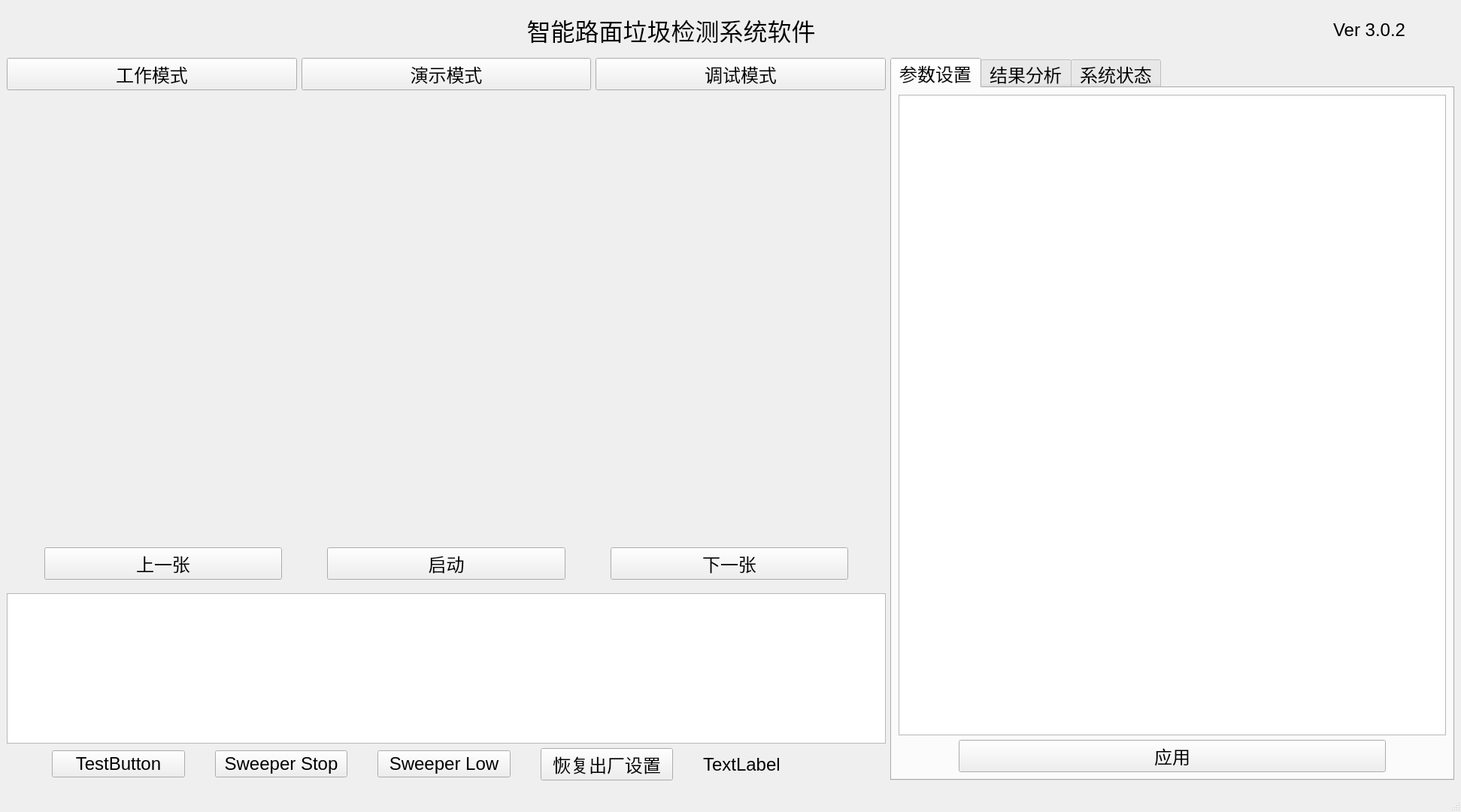
<?xml version="1.0" encoding="UTF-8"?>
<ui version="4.0">
 <class>MainWindow</class>
 <widget class="QMainWindow" name="MainWindow">
  <property name="geometry">
   <rect>
    <x>0</x>
    <y>0</y>
    <width>1943</width>
    <height>1080</height>
   </rect>
  </property>
  <property name="font">
   <font>
    <pointsize>18</pointsize>
   </font>
  </property>
  <property name="windowTitle">
   <string>MainWindow</string>
  </property>
  <property name="layoutDirection">
   <enum>Qt::LeftToRight</enum>
  </property>
  <widget class="QWidget" name="centralwidget">
   <layout class="QGridLayout" name="gridLayout">
    <item row="9" column="0">
     <widget class="QLabel" name="pictureLabel">
      <property name="sizePolicy">
       <sizepolicy hsizetype="Expanding" vsizetype="Expanding">
        <horstretch>0</horstretch>
        <verstretch>0</verstretch>
       </sizepolicy>
      </property>
      <property name="text">
       <string/>
      </property>
     </widget>
    </item>
    <item row="8" column="2" rowspan="7">
     <widget class="QTabWidget" name="tabWidget">
      <property name="minimumSize">
       <size>
        <width>600</width>
        <height>0</height>
       </size>
      </property>
      <property name="maximumSize">
       <size>
        <width>750</width>
        <height>16777215</height>
       </size>
      </property>
      <property name="currentIndex">
       <number>0</number>
      </property>
      <widget class="QWidget" name="parameterTab">
       <attribute name="title">
        <string>参数设置</string>
       </attribute>
       <layout class="QVBoxLayout" name="verticalLayout">
        <item>
         <widget class="QTreeView" name="parameterView"/>
        </item>
        <item>
         <layout class="QHBoxLayout" name="saveLayout">
          <property name="spacing">
           <number>80</number>
          </property>
          <property name="leftMargin">
           <number>80</number>
          </property>
          <property name="rightMargin">
           <number>80</number>
          </property>
          <item>
           <widget class="QPushButton" name="applyButton">
            <property name="text">
             <string>应用</string>
            </property>
           </widget>
          </item>
         </layout>
        </item>
       </layout>
      </widget>
      <widget class="QWidget" name="analysisTab">
       <attribute name="title">
        <string>结果分析</string>
       </attribute>
       <layout class="QVBoxLayout" name="verticalLayout_2">
        <item>
         <widget class="QTableWidget" name="analysisWidget">
          <property name="font">
           <font>
            <pointsize>20</pointsize>
           </font>
          </property>
          <row>
           <property name="text">
            <string>泥土</string>
           </property>
          </row>
          <row>
           <property name="text">
            <string>菜叶</string>
           </property>
          </row>
          <row>
           <property name="text">
            <string>树叶</string>
           </property>
          </row>
          <row>
           <property name="text">
            <string>织物</string>
           </property>
          </row>
          <row>
           <property name="text">
            <string>石头</string>
           </property>
          </row>
          <row>
           <property name="text">
            <string>果皮</string>
           </property>
          </row>
          <row>
           <property name="text">
            <string>塑料</string>
           </property>
          </row>
          <row>
           <property name="text">
            <string>泥渍</string>
           </property>
          </row>
          <row>
           <property name="text">
            <string>木头</string>
           </property>
          </row>
          <row>
           <property name="text">
            <string>其他</string>
           </property>
          </row>
          <row>
           <property name="text">
            <string>总计</string>
           </property>
          </row>
          <column>
           <property name="text">
            <string>个数</string>
           </property>
          </column>
          <column>
           <property name="text">
            <string>正检</string>
           </property>
          </column>
          <column>
           <property name="text">
            <string>误检</string>
           </property>
          </column>
          <column>
           <property name="text">
            <string>漏检</string>
           </property>
          </column>
          <column>
           <property name="text">
            <string>最大</string>
           </property>
          </column>
          <column>
           <property name="text">
            <string>最小</string>
           </property>
          </column>
         </widget>
        </item>
       </layout>
      </widget>
      <widget class="QWidget" name="statusTab">
       <attribute name="title">
        <string>系统状态</string>
       </attribute>
       <layout class="QVBoxLayout" name="verticalLayout_3">
        <item>
         <widget class="QTableView" name="statusView"/>
        </item>
       </layout>
      </widget>
     </widget>
    </item>
    <item row="10" column="0" colspan="2">
     <layout class="QHBoxLayout" name="playerLayout">
      <property name="spacing">
       <number>60</number>
      </property>
      <property name="leftMargin">
       <number>50</number>
      </property>
      <property name="rightMargin">
       <number>50</number>
      </property>
      <item>
       <widget class="QPushButton" name="previousButton">
        <property name="text">
         <string>上一张</string>
        </property>
       </widget>
      </item>
      <item>
       <widget class="QPushButton" name="playButton">
        <property name="text">
         <string>启动</string>
        </property>
       </widget>
      </item>
      <item>
       <widget class="QPushButton" name="nextButton">
        <property name="text">
         <string>下一张</string>
        </property>
       </widget>
      </item>
     </layout>
    </item>
    <item row="8" column="0" colspan="2">
     <layout class="QHBoxLayout" name="modeButtonLayout">
      <item>
       <widget class="QPushButton" name="workModeButton">
        <property name="text">
         <string>工作模式</string>
        </property>
       </widget>
      </item>
      <item>
       <widget class="QPushButton" name="showModeButton">
        <property name="text">
         <string>演示模式</string>
        </property>
       </widget>
      </item>
      <item>
       <widget class="QPushButton" name="debugModeButton">
        <property name="text">
         <string>调试模式</string>
        </property>
       </widget>
      </item>
     </layout>
    </item>
    <item row="13" column="0" colspan="2">
     <widget class="QTableView" name="resultView">
      <property name="maximumSize">
       <size>
        <width>16777215</width>
        <height>200</height>
       </size>
      </property>
     </widget>
    </item>
    <item row="0" column="0" colspan="3">
     <widget class="QWidget" name="titleWidget" native="true">
      <property name="maximumSize">
       <size>
        <width>16777215</width>
        <height>62</height>
       </size>
      </property>
      <property name="palette">
       <palette>
        <active>
         <colorrole role="WindowText">
          <brush brushstyle="SolidPattern">
           <color alpha="255">
            <red>0</red>
            <green>0</green>
            <blue>0</blue>
           </color>
          </brush>
         </colorrole>
         <colorrole role="Button">
          <brush brushstyle="SolidPattern">
           <color alpha="255">
            <red>255</red>
            <green>251</green>
            <blue>247</blue>
           </color>
          </brush>
         </colorrole>
         <colorrole role="Light">
          <brush brushstyle="SolidPattern">
           <color alpha="255">
            <red>255</red>
            <green>255</green>
            <blue>255</blue>
           </color>
          </brush>
         </colorrole>
         <colorrole role="Midlight">
          <brush brushstyle="SolidPattern">
           <color alpha="255">
            <red>255</red>
            <green>253</green>
            <blue>251</blue>
           </color>
          </brush>
         </colorrole>
         <colorrole role="Dark">
          <brush brushstyle="SolidPattern">
           <color alpha="255">
            <red>127</red>
            <green>125</green>
            <blue>123</blue>
           </color>
          </brush>
         </colorrole>
         <colorrole role="Mid">
          <brush brushstyle="SolidPattern">
           <color alpha="255">
            <red>170</red>
            <green>167</green>
            <blue>165</blue>
           </color>
          </brush>
         </colorrole>
         <colorrole role="Text">
          <brush brushstyle="SolidPattern">
           <color alpha="255">
            <red>0</red>
            <green>0</green>
            <blue>0</blue>
           </color>
          </brush>
         </colorrole>
         <colorrole role="BrightText">
          <brush brushstyle="SolidPattern">
           <color alpha="255">
            <red>255</red>
            <green>255</green>
            <blue>255</blue>
           </color>
          </brush>
         </colorrole>
         <colorrole role="ButtonText">
          <brush brushstyle="SolidPattern">
           <color alpha="255">
            <red>0</red>
            <green>0</green>
            <blue>0</blue>
           </color>
          </brush>
         </colorrole>
         <colorrole role="Base">
          <brush brushstyle="SolidPattern">
           <color alpha="255">
            <red>255</red>
            <green>255</green>
            <blue>255</blue>
           </color>
          </brush>
         </colorrole>
         <colorrole role="Window">
          <brush brushstyle="SolidPattern">
           <color alpha="255">
            <red>255</red>
            <green>251</green>
            <blue>247</blue>
           </color>
          </brush>
         </colorrole>
         <colorrole role="Shadow">
          <brush brushstyle="SolidPattern">
           <color alpha="255">
            <red>255</red>
            <green>255</green>
            <blue>255</blue>
           </color>
          </brush>
         </colorrole>
         <colorrole role="AlternateBase">
          <brush brushstyle="SolidPattern">
           <color alpha="255">
            <red>255</red>
            <green>253</green>
            <blue>251</blue>
           </color>
          </brush>
         </colorrole>
         <colorrole role="ToolTipBase">
          <brush brushstyle="SolidPattern">
           <color alpha="255">
            <red>255</red>
            <green>255</green>
            <blue>220</blue>
           </color>
          </brush>
         </colorrole>
         <colorrole role="ToolTipText">
          <brush brushstyle="SolidPattern">
           <color alpha="255">
            <red>0</red>
            <green>0</green>
            <blue>0</blue>
           </color>
          </brush>
         </colorrole>
        </active>
        <inactive>
         <colorrole role="WindowText">
          <brush brushstyle="SolidPattern">
           <color alpha="255">
            <red>0</red>
            <green>0</green>
            <blue>0</blue>
           </color>
          </brush>
         </colorrole>
         <colorrole role="Button">
          <brush brushstyle="SolidPattern">
           <color alpha="255">
            <red>255</red>
            <green>251</green>
            <blue>247</blue>
           </color>
          </brush>
         </colorrole>
         <colorrole role="Light">
          <brush brushstyle="SolidPattern">
           <color alpha="255">
            <red>255</red>
            <green>255</green>
            <blue>255</blue>
           </color>
          </brush>
         </colorrole>
         <colorrole role="Midlight">
          <brush brushstyle="SolidPattern">
           <color alpha="255">
            <red>255</red>
            <green>253</green>
            <blue>251</blue>
           </color>
          </brush>
         </colorrole>
         <colorrole role="Dark">
          <brush brushstyle="SolidPattern">
           <color alpha="255">
            <red>127</red>
            <green>125</green>
            <blue>123</blue>
           </color>
          </brush>
         </colorrole>
         <colorrole role="Mid">
          <brush brushstyle="SolidPattern">
           <color alpha="255">
            <red>170</red>
            <green>167</green>
            <blue>165</blue>
           </color>
          </brush>
         </colorrole>
         <colorrole role="Text">
          <brush brushstyle="SolidPattern">
           <color alpha="255">
            <red>0</red>
            <green>0</green>
            <blue>0</blue>
           </color>
          </brush>
         </colorrole>
         <colorrole role="BrightText">
          <brush brushstyle="SolidPattern">
           <color alpha="255">
            <red>255</red>
            <green>255</green>
            <blue>255</blue>
           </color>
          </brush>
         </colorrole>
         <colorrole role="ButtonText">
          <brush brushstyle="SolidPattern">
           <color alpha="255">
            <red>0</red>
            <green>0</green>
            <blue>0</blue>
           </color>
          </brush>
         </colorrole>
         <colorrole role="Base">
          <brush brushstyle="SolidPattern">
           <color alpha="255">
            <red>255</red>
            <green>255</green>
            <blue>255</blue>
           </color>
          </brush>
         </colorrole>
         <colorrole role="Window">
          <brush brushstyle="SolidPattern">
           <color alpha="255">
            <red>255</red>
            <green>251</green>
            <blue>247</blue>
           </color>
          </brush>
         </colorrole>
         <colorrole role="Shadow">
          <brush brushstyle="SolidPattern">
           <color alpha="255">
            <red>255</red>
            <green>255</green>
            <blue>255</blue>
           </color>
          </brush>
         </colorrole>
         <colorrole role="AlternateBase">
          <brush brushstyle="SolidPattern">
           <color alpha="255">
            <red>255</red>
            <green>253</green>
            <blue>251</blue>
           </color>
          </brush>
         </colorrole>
         <colorrole role="ToolTipBase">
          <brush brushstyle="SolidPattern">
           <color alpha="255">
            <red>255</red>
            <green>255</green>
            <blue>220</blue>
           </color>
          </brush>
         </colorrole>
         <colorrole role="ToolTipText">
          <brush brushstyle="SolidPattern">
           <color alpha="255">
            <red>0</red>
            <green>0</green>
            <blue>0</blue>
           </color>
          </brush>
         </colorrole>
        </inactive>
        <disabled>
         <colorrole role="WindowText">
          <brush brushstyle="SolidPattern">
           <color alpha="255">
            <red>127</red>
            <green>125</green>
            <blue>123</blue>
           </color>
          </brush>
         </colorrole>
         <colorrole role="Button">
          <brush brushstyle="SolidPattern">
           <color alpha="255">
            <red>255</red>
            <green>251</green>
            <blue>247</blue>
           </color>
          </brush>
         </colorrole>
         <colorrole role="Light">
          <brush brushstyle="SolidPattern">
           <color alpha="255">
            <red>255</red>
            <green>255</green>
            <blue>255</blue>
           </color>
          </brush>
         </colorrole>
         <colorrole role="Midlight">
          <brush brushstyle="SolidPattern">
           <color alpha="255">
            <red>255</red>
            <green>253</green>
            <blue>251</blue>
           </color>
          </brush>
         </colorrole>
         <colorrole role="Dark">
          <brush brushstyle="SolidPattern">
           <color alpha="255">
            <red>127</red>
            <green>125</green>
            <blue>123</blue>
           </color>
          </brush>
         </colorrole>
         <colorrole role="Mid">
          <brush brushstyle="SolidPattern">
           <color alpha="255">
            <red>170</red>
            <green>167</green>
            <blue>165</blue>
           </color>
          </brush>
         </colorrole>
         <colorrole role="Text">
          <brush brushstyle="SolidPattern">
           <color alpha="255">
            <red>127</red>
            <green>125</green>
            <blue>123</blue>
           </color>
          </brush>
         </colorrole>
         <colorrole role="BrightText">
          <brush brushstyle="SolidPattern">
           <color alpha="255">
            <red>255</red>
            <green>255</green>
            <blue>255</blue>
           </color>
          </brush>
         </colorrole>
         <colorrole role="ButtonText">
          <brush brushstyle="SolidPattern">
           <color alpha="255">
            <red>127</red>
            <green>125</green>
            <blue>123</blue>
           </color>
          </brush>
         </colorrole>
         <colorrole role="Base">
          <brush brushstyle="SolidPattern">
           <color alpha="255">
            <red>255</red>
            <green>251</green>
            <blue>247</blue>
           </color>
          </brush>
         </colorrole>
         <colorrole role="Window">
          <brush brushstyle="SolidPattern">
           <color alpha="255">
            <red>255</red>
            <green>251</green>
            <blue>247</blue>
           </color>
          </brush>
         </colorrole>
         <colorrole role="Shadow">
          <brush brushstyle="SolidPattern">
           <color alpha="255">
            <red>255</red>
            <green>255</green>
            <blue>255</blue>
           </color>
          </brush>
         </colorrole>
         <colorrole role="AlternateBase">
          <brush brushstyle="SolidPattern">
           <color alpha="255">
            <red>255</red>
            <green>251</green>
            <blue>247</blue>
           </color>
          </brush>
         </colorrole>
         <colorrole role="ToolTipBase">
          <brush brushstyle="SolidPattern">
           <color alpha="255">
            <red>255</red>
            <green>255</green>
            <blue>220</blue>
           </color>
          </brush>
         </colorrole>
         <colorrole role="ToolTipText">
          <brush brushstyle="SolidPattern">
           <color alpha="255">
            <red>0</red>
            <green>0</green>
            <blue>0</blue>
           </color>
          </brush>
         </colorrole>
        </disabled>
       </palette>
      </property>
      <property name="styleSheet">
       <string notr="true"/>
      </property>
      <layout class="QHBoxLayout" name="horizontalLayout" stretch="20,0,0">
       <item>
        <widget class="QLabel" name="titleLabel">
         <property name="font">
          <font>
           <pointsize>24</pointsize>
          </font>
         </property>
         <property name="text">
          <string>智能路面垃圾检测系统软件</string>
         </property>
         <property name="alignment">
          <set>Qt::AlignCenter</set>
         </property>
        </widget>
       </item>
       <item>
        <widget class="QLabel" name="label">
         <property name="text">
          <string>Ver 3.0.2</string>
         </property>
        </widget>
       </item>
       <item>
        <widget class="QPushButton" name="closeButton">
         <property name="minimumSize">
          <size>
           <width>50</width>
           <height>50</height>
          </size>
         </property>
         <property name="maximumSize">
          <size>
           <width>50</width>
           <height>50</height>
          </size>
         </property>
         <property name="font">
          <font>
           <pointsize>18</pointsize>
          </font>
         </property>
         <property name="autoFillBackground">
          <bool>false</bool>
         </property>
         <property name="styleSheet">
          <string notr="true">background-image: url(:/images/close.png);
border-style:none</string>
         </property>
         <property name="text">
          <string/>
         </property>
         <property name="iconSize">
          <size>
           <width>50</width>
           <height>50</height>
          </size>
         </property>
        </widget>
       </item>
      </layout>
     </widget>
    </item>
    <item row="14" column="0">
     <layout class="QHBoxLayout" name="horizontalLayout_2">
      <property name="spacing">
       <number>40</number>
      </property>
      <property name="leftMargin">
       <number>60</number>
      </property>
      <property name="rightMargin">
       <number>60</number>
      </property>
      <item>
       <widget class="QPushButton" name="testButton">
        <property name="text">
         <string>TestButton</string>
        </property>
       </widget>
      </item>
      <item>
       <widget class="QPushButton" name="tdstButton">
        <property name="text">
         <string>Sweeper Stop</string>
        </property>
       </widget>
      </item>
      <item>
       <widget class="QPushButton" name="thstButton">
        <property name="text">
         <string>Sweeper Low</string>
        </property>
       </widget>
      </item>
      <item>
       <widget class="QPushButton" name="resetButton">
        <property name="text">
         <string>恢复出厂设置</string>
        </property>
       </widget>
      </item>
      <item>
       <widget class="QLabel" name="sizeLabel">
        <property name="text">
         <string>TextLabel</string>
        </property>
       </widget>
      </item>
     </layout>
    </item>
   </layout>
  </widget>
  <widget class="QStatusBar" name="statusbar"/>
 </widget>
 <resources/>
 <connections/>
</ui>
